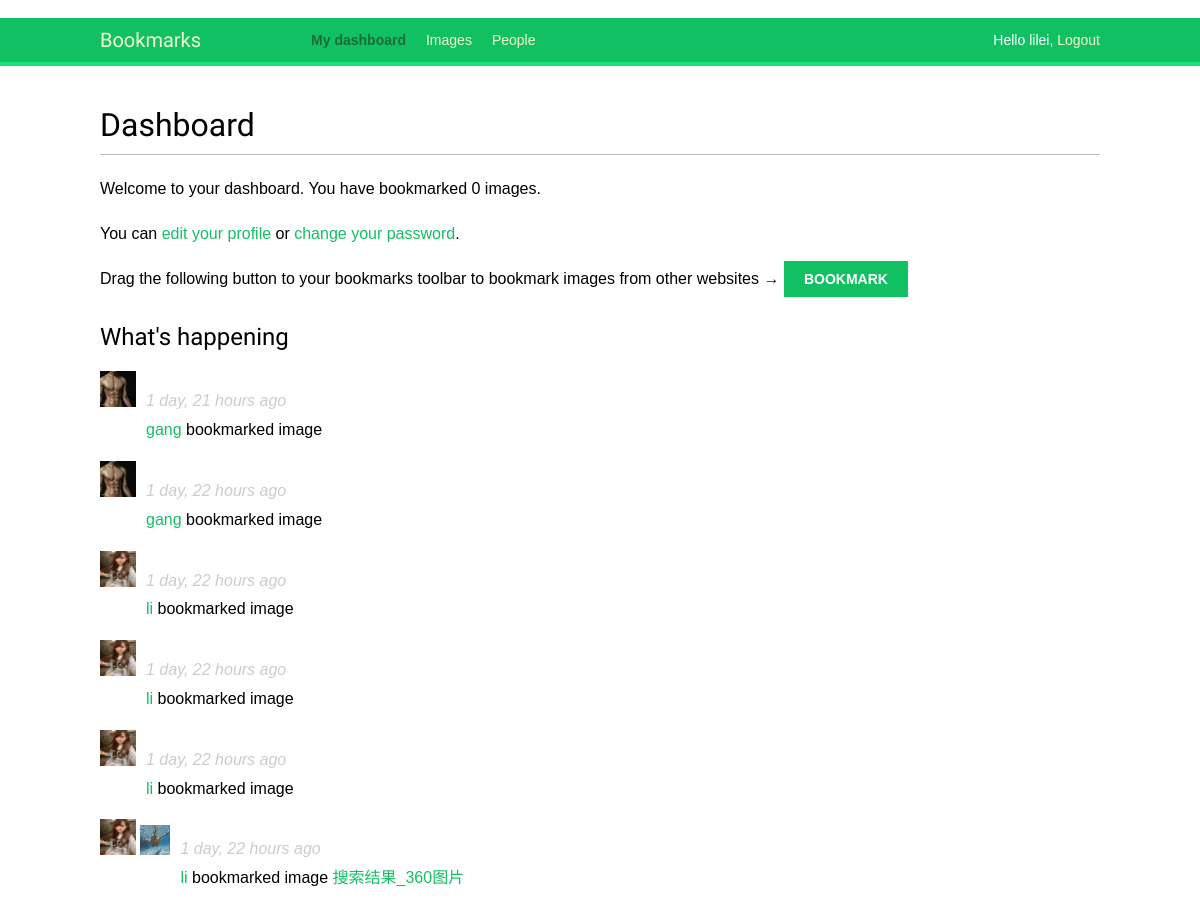
Page /account/ (signed in, upper part) on the earlier database version.
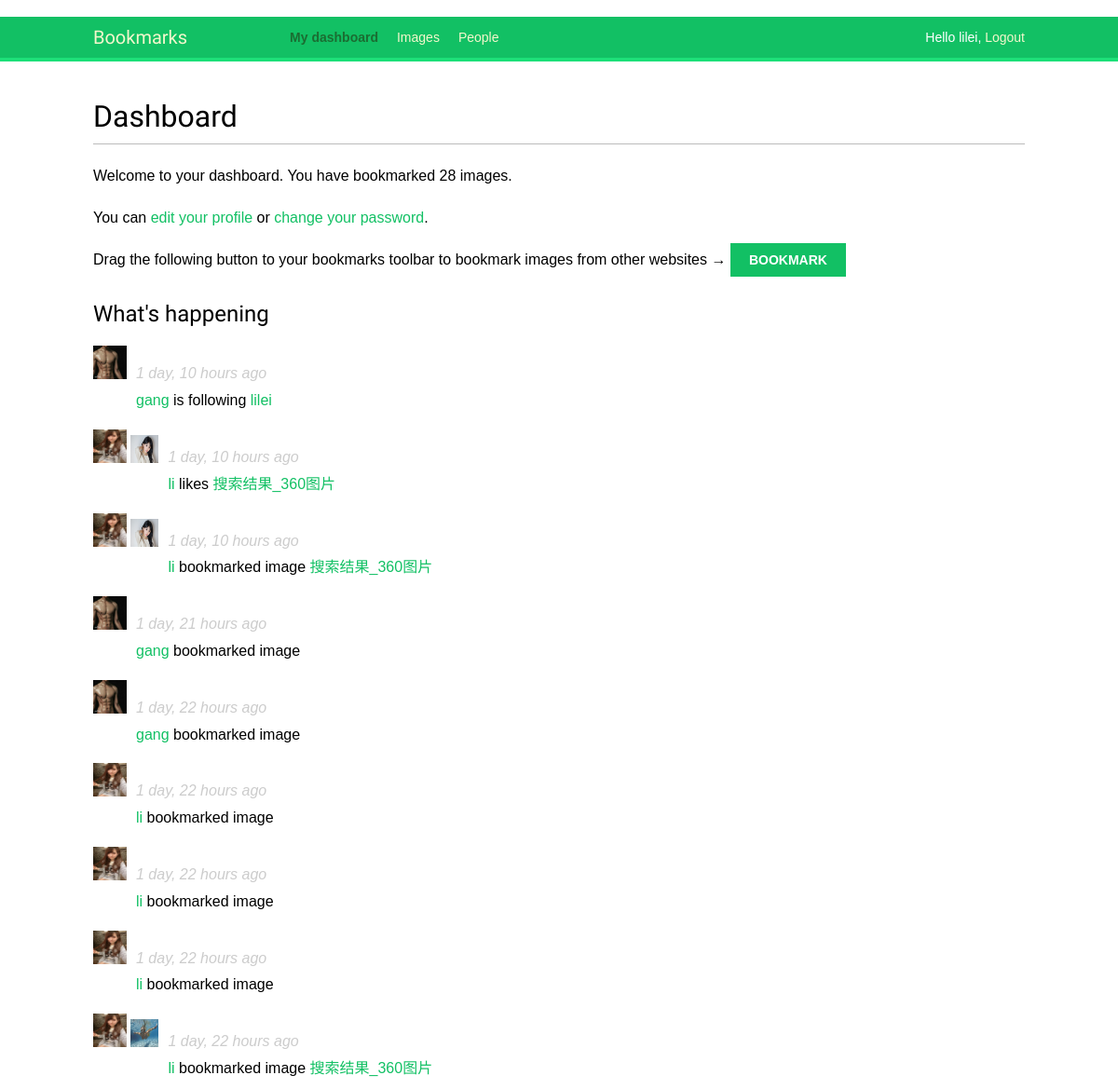
Same page on the later database version.
### actions/models.py (models this page shows)
class Action(models.Model):
    user = models.ForeignKey(User,related_name='actions',db_index=True)
    verb = models.CharField(max_length=255)
    target_ct = models.ForeignKey(ContentType,blank=True,null=True,related_name='target_obj')
    target_id = models.PositiveIntegerField(null=True,blank=True,db_index=True)
    target = GenericForeignKey('target_ct', 'target_id')
    created = models.DateTimeField(auto_now_add=True,db_index=True)
    class Meta:
        ordering = ('-created',)

### account/models.py (models this page shows, shortened)
class Profile(models.Model):
    user = models.OneToOneField(settings.AUTH_USER_MODEL)
    date_of_birth = models.DateField(blank=True, null=True)
    photo = models.ImageField(upload_to='users/%Y/%m/%d', blank=True)

### images/models.py (models this page shows, shortened)
class Image(models.Model):
    user = models.ForeignKey(settings.AUTH_USER_MODEL,related_name='images_created')
    title = models.CharField(max_length=200)
    slug = models.SlugField(max_length=200,blank=True)
    url = models.URLField()
    image = models.ImageField(upload_to='images/%Y/%m/%d')
    description = models.TextField(blank=True)
    created = models.DateField(auto_now_add=True,db_index=True)
    user_like = models.ManyToManyField(settings.AUTH_USER_MODEL,
                                        related_name='images_liked',blank=True)
    total_likes = models.PositiveIntegerField(db_index=True,default=0)
    def __str__(self):
        return self.title
    def get_absolute_url(self):
        return reverse('images:detail',args=(self.id,self.slug))
    class Meta:
        ordering = ('-created',)

### account/views.py (the view)
@login_required
def dashboard(request):
    actions = Action.objects.exclude(user=request.user)
    following_ids = request.user.following.values_list('id',flat=True)
    if following_ids:
        actions = actions.filter(user_id__in=following_ids)\
                        .select_related('user', 'user__profile')\
                        .prefetch_related('target')
        actions = actions[:10]
    return render(request, 'account/dashboard.html', {'section': 'dashboard','actions': actions})

### account/templates/account/dashboard.html (shortened to what this page needs)
﻿{% extends "base.html" %}
{% block content %}
    <h1>Dashboard</h1>
    {% with total_images_created=request.user.images_created.count %}
        <p>Welcome to your dashboard. You have bookmarked {{ total_images_created }} image{{ total_images_created|pluralize }}.</p>
        <p>You can <a href="{% url "edit" %}">edit your profile</a> or <a href="{% url "password_change" %}">change your password</a>.</p>
    {% endwith %}
    <p>Drag the following button to your bookmarks toolbar to bookmark images from other websites → <a href="javascript:{% include "bookmarklet_launcher.js" %}" class="button">Bookmark</a></p>
    <h2>What's happening</h2>
    <div id="action-list">
        {% for action in actions %}
            {% include "actions/action/detail.html" %}
        {% endfor %}
    </div>
{% endblock %}

### actions/templates/actions/action/detail.html (shortened to what this page needs)
{% load thumbnail %}
{% with user=action.user profile=action.user.profile %}
<div class="action">
	<div class="images">
		{% if profile.photo %}
            <a href="{{ user.get_absolute_url }}">
				<img src="{{ user.profile.photo.url }}" alt="{{ user.get_full_name }}" class="item-img" width="36" height="36">
			</a>
		{% endif %}
		{% if action.target %}
			{% with target=action.target %}
                {% if target.image %}
                    <a href="{{ target.get_absolute_url }}">
						<img src="{{ target.image.url }}" class="item-img"  width="30" height="30">
					</a>
                {% endif %}
			{% endwith %}
		{% endif %}
	</div>
	<div class="info">
		<p><span class="date">{{ action.created|timesince }} ago</span><br />
		<a href="{{ user.get_absolute_url }}">{{ user.first_name }}</a>
		{{ action.verb }}
		{% if action.target %}
		    {% with target=action.target %}
				<a href="{{ target.get_absolute_url }}">{{ target }}</a>
			{% endwith %}
		{% endif %}
		</p>
	</div>
</div>
{% endwith %}

Differences in the rows shown:
added Action: user.profile.photo (picture), created "1 day, 10 hours", user.first_name "gang", verb "is following", target "lilei"
added Action: user.profile.photo (picture), target.image (picture), created "1 day, 10 hours", user.first_name "li", verb "likes", target "搜索结果_360图片"
added Action: user.profile.photo (picture), target.image (picture), created "1 day, 10 hours", user.first_name "li", verb "bookmarked image", target "搜索结果_360图片"
Other differences:
{{ total_images_created }}: "0" → "28"
